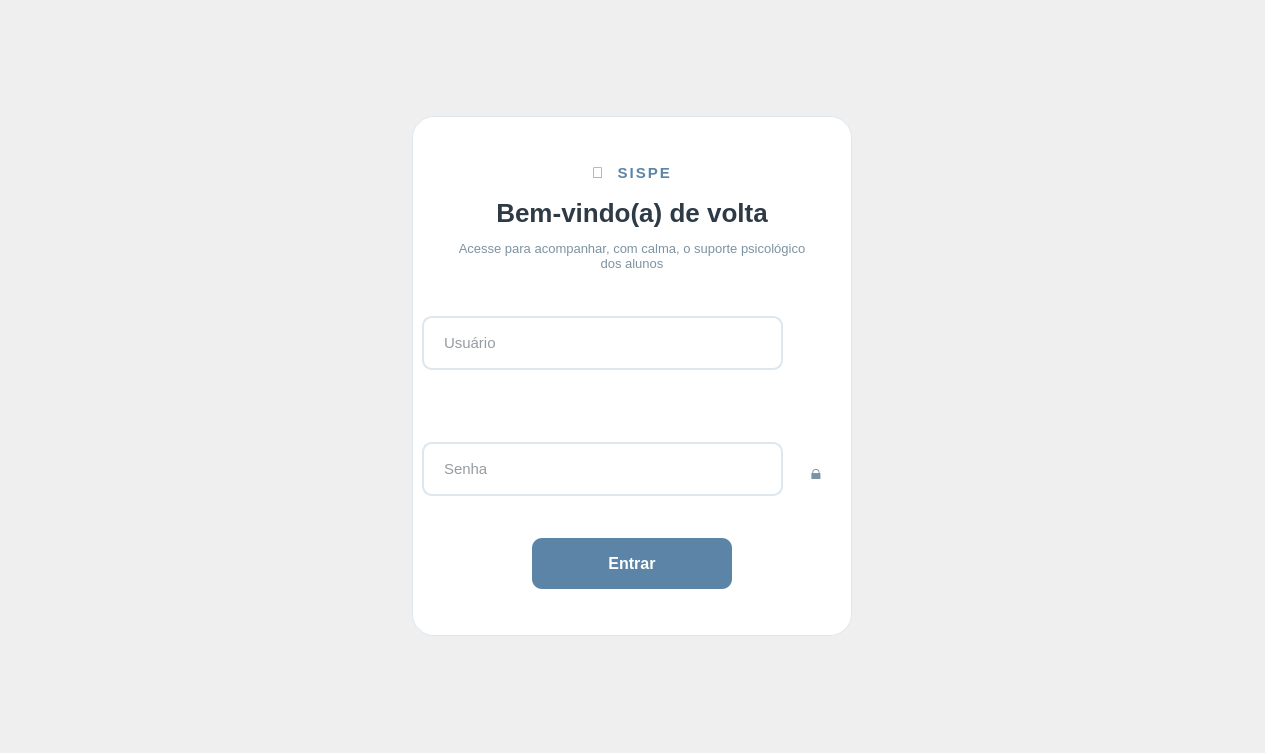
<?xml version="1.0" encoding="UTF-8"?>
<ui version="4.0">
 <class>MainWindow</class>
 <widget class="QMainWindow" name="MainWindow">
  <property name="geometry">
   <rect>
    <x>0</x>
    <y>0</y>
    <width>1265</width>
    <height>753</height>
   </rect>
  </property>
  <property name="windowTitle">
   <string>Login - SISPE</string>
  </property>
  <property name="styleSheet">
   <string notr="true">QMainWindow {
     font-family: 'Segoe UI', 'Nunito Sans', -apple-system, BlinkMacSystemFont, sans-serif;
   }</string>
  </property>
  <widget class="QWidget" name="centralwidget">
   <layout class="QGridLayout" name="gridLayout">
    <property name="leftMargin">
     <number>0</number>
    </property>
    <property name="topMargin">
     <number>0</number>
    </property>
    <property name="rightMargin">
     <number>0</number>
    </property>
    <property name="bottomMargin">
     <number>0</number>
    </property>
    <property name="spacing">
     <number>0</number>
    </property>
    <item row="0" column="0">
     <widget class="QFrame" name="cardLogin">
      <property name="minimumSize">
       <size>
        <width>440</width>
        <height>0</height>
       </size>
      </property>
      <property name="maximumSize">
       <size>
        <width>440</width>
        <height>520</height>
       </size>
      </property>
      <property name="styleSheet">
       <string notr="true">#cardLogin {
         background: #FFFFFF;
         border: 1px solid #DCE7F0;
         border-radius: 22px;
       }</string>
      </property>
      <widget class="QLabel" name="labelMarca">
       <property name="geometry">
        <rect>
         <x>0</x>
         <y>44</y>
         <width>440</width>
         <height>26</height>
        </rect>
       </property>
       <property name="styleSheet">
        <string notr="true">QLabel {
            color: #5B84A6;
            font-size: 15px;
            font-weight: 700;
            letter-spacing: 2px;
          }</string>
       </property>
       <property name="alignment">
        <set>Qt::AlignmentFlag::AlignCenter</set>
       </property>
       <property name="text">
        <string>🧭  SISPE</string>
       </property>
      </widget>
      <widget class="QLabel" name="labelTitulo">
       <property name="geometry">
        <rect>
         <x>0</x>
         <y>78</y>
         <width>440</width>
         <height>38</height>
        </rect>
       </property>
       <property name="styleSheet">
        <string notr="true">QLabel {
            color: #2E3A46;
            font-size: 26px;
            font-weight: 700;
          }</string>
       </property>
       <property name="alignment">
        <set>Qt::AlignmentFlag::AlignCenter</set>
       </property>
       <property name="text">
        <string>Bem-vindo(a) de volta</string>
       </property>
      </widget>
      <widget class="QLabel" name="labelSubtitulo">
       <property name="geometry">
        <rect>
         <x>40</x>
         <y>120</y>
         <width>360</width>
         <height>40</height>
        </rect>
       </property>
       <property name="styleSheet">
        <string notr="true">QLabel {
            color: #7C93A3;
            font-size: 13px;
          }</string>
       </property>
       <property name="alignment">
        <set>Qt::AlignmentFlag::AlignCenter</set>
       </property>
       <property name="wordWrap">
        <bool>true</bool>
       </property>
       <property name="text">
        <string>Acesse para acompanhar, com calma, o suporte psicológico dos alunos</string>
       </property>
      </widget>
      <widget class="QLineEdit" name="inputUsuario">
       <property name="geometry">
        <rect>
         <x>10</x>
         <y>200</y>
         <width>361</width>
         <height>54</height>
        </rect>
       </property>
       <property name="styleSheet">
        <string notr="true">QLineEdit {
            border: 2px solid #DCE7F0;
            border-radius: 10px;
            padding: 14px 18px;
            background-color: #FFFFFF;
            color: #2E3A46;
            font-size: 15px;
          }
          QLineEdit:focus {
            border: 2px solid #5B84A6;
            background-color: #FFFFFF;
          }
          QLineEdit::placeholder {
            color: #A9BAC7;
          }</string>
       </property>
       <property name="placeholderText">
        <string>Usuário</string>
       </property>
      </widget>
      <widget class="QPushButton" name="bntContinuar">
       <property name="geometry">
        <rect>
         <x>120</x>
         <y>422</y>
         <width>200</width>
         <height>51</height>
        </rect>
       </property>
       <property name="minimumSize">
        <size>
         <width>0</width>
         <height>48</height>
        </size>
       </property>
       <property name="styleSheet">
        <string notr="true">QPushButton {
            background-color: #5B84A6;
            color: white;
            border: none;
            border-radius: 10px;
            font-size: 16px;
            font-weight: 600;
            padding: 14px;
          }
          QPushButton:hover {
            background-color: #4C7191;
          }
          QPushButton:pressed {
            background-color: #3E5E79;
          }</string>
       </property>
       <property name="text">
        <string>Entrar</string>
       </property>
      </widget>
      <widget class="QLineEdit" name="InputSenha">
       <property name="geometry">
        <rect>
         <x>10</x>
         <y>326</y>
         <width>361</width>
         <height>54</height>
        </rect>
       </property>
       <property name="styleSheet">
        <string notr="true">QLineEdit {
              border: 2px solid #DCE7F0;
              border-radius: 10px;
              padding: 14px 18px;
              background-color: #FFFFFF;
              color: #2E3A46;
              font-size: 15px;
            }
            QLineEdit:focus {
              border: 2px solid #5B84A6;
              background-color: #FFFFFF;
            }
            QLineEdit::placeholder {
              color: #A9BAC7;
            }</string>
       </property>
       <property name="echoMode">
        <enum>QLineEdit::EchoMode::Password</enum>
       </property>
       <property name="placeholderText">
        <string>Senha</string>
       </property>
      </widget>
      <widget class="QPushButton" name="btnVerSenha">
       <property name="geometry">
        <rect>
         <x>380</x>
         <y>332</y>
         <width>48</width>
         <height>48</height>
        </rect>
       </property>
       <property name="minimumSize">
        <size>
         <width>48</width>
         <height>48</height>
        </size>
       </property>
       <property name="maximumSize">
        <size>
         <width>48</width>
         <height>48</height>
        </size>
       </property>
       <property name="styleSheet">
        <string notr="true">QPushButton {
              border: none;
              background: transparent;
              color: #7C93A3;
              font-size: 20px;
              padding: 0px;
            }
            QPushButton:hover {
              color: #5B84A6;
              background: transparent;
            }</string>
       </property>
       <property name="text">
        <string>🔒</string>
       </property>
      </widget>
     </widget>
    </item>
   </layout>
  </widget>
 </widget>
 <resources/>
 <connections/>
</ui>
